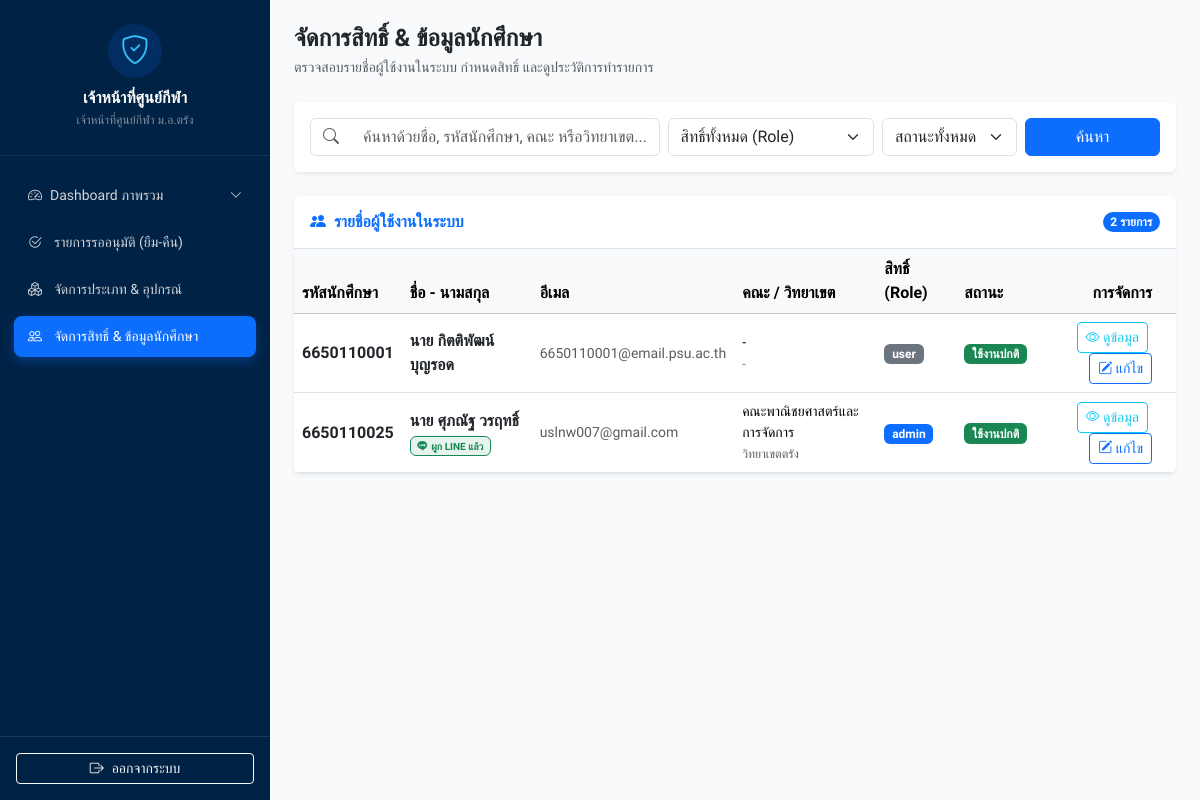
The app's page /admin/users.php (signed in), older data.
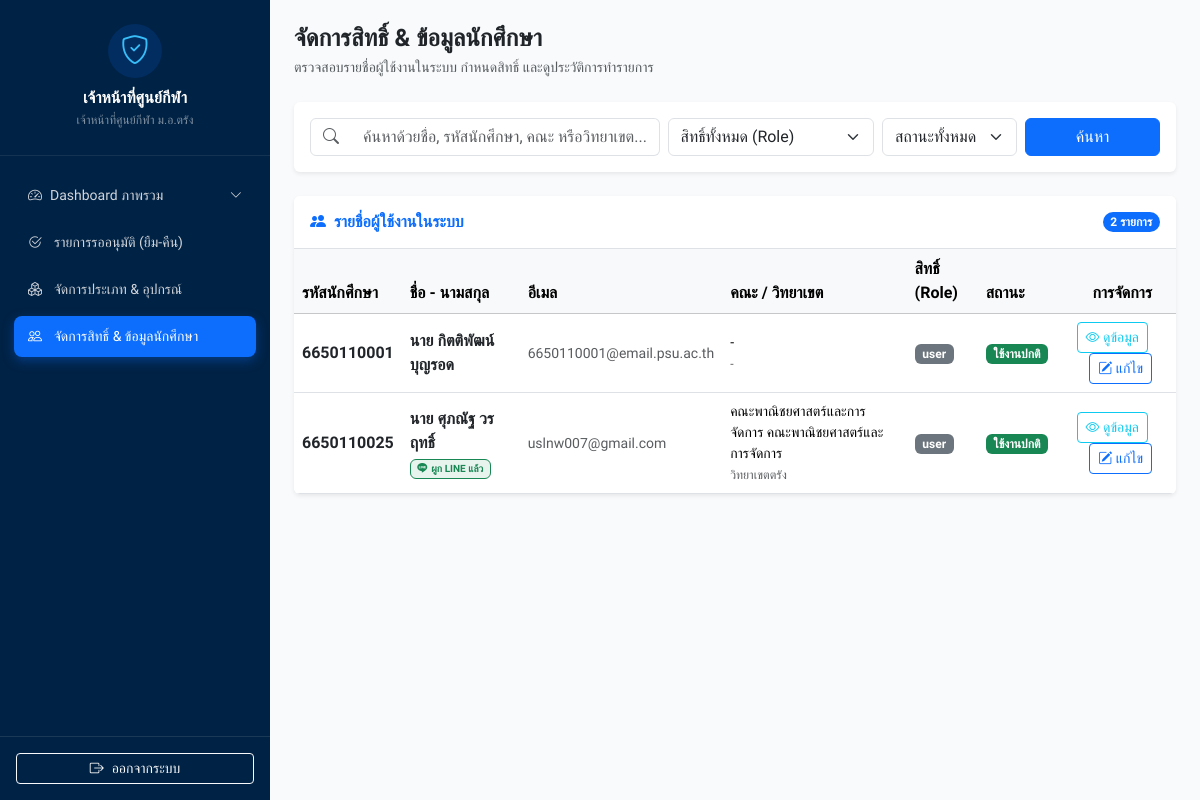
The same page, newer data.
### tables this page shows
CREATE TABLE IF NOT EXISTS `user` (
  `user_id` int(11) NOT NULL AUTO_INCREMENT,
  `line_user_id` varchar(255) DEFAULT NULL,
  `student_id` varchar(50) DEFAULT NULL,
  `full_name` varchar(255) DEFAULT NULL,
  `email` varchar(255) DEFAULT NULL,
  `gender` varchar(20) DEFAULT NULL,
  `national_id` varchar(13) DEFAULT NULL,
  `faculty` varchar(100) DEFAULT NULL,
  `campus` varchar(100) DEFAULT NULL,
  `role` enum('user','admin') DEFAULT 'user',
  `status` enum('active','inactive','graduated') DEFAULT 'active',
  `enrollment_year` int(4) DEFAULT NULL,
  `created_at` timestamp NOT NULL DEFAULT current_timestamp(),
  PRIMARY KEY (`user_id`),
  UNIQUE KEY `line_user_id` (`line_user_id`),
  UNIQUE KEY `psu_passport_id` (`student_id`) USING BTREE
);

### admin/users.php (the view, shortened to what the changed rows need)
<?php
require_once '../config/db.php';
$conditions = [];$params = [];
$whereSql = !empty($conditions) ? "WHERE " . implode(" AND ", $conditions) : "";
$stmt =$pdo->prepare("SELECT u.* FROM user u $whereSql ORDER BY u.user_id DESC");
$stmt->execute($params);
$userList =$stmt->fetchAll(PDO::FETCH_ASSOC);
?>
<!DOCTYPE html>
<html lang="th">
<head>
</head>
<body class="d-flex">
    <?php include '../components/sidebar.php'; ?>
    <div class="flex-grow-1 p-4" style="background-color: #f8fafc; min-height: 100vh;">
        <div class="card card-custom p-0 overflow-hidden border-0 shadow-sm">
            <div class="table-responsive">
                <table class="table table-hover mb-0 align-middle">
                    <thead class="table-light text-secondary">
                        <tr>
                            <th>รหัสนักศึกษา</th>
                            <th>ชื่อ - นามสกุล</th>
                            <th>อีเมล</th>
                            <th>คณะ / วิทยาเขต</th>
                            <th>สิทธิ์ (Role)</th>
                            <th>สถานะ</th>
                            <th class="text-end pe-4">การจัดการ</th>
                        </tr>
                    </thead>
                    <tbody>
                        <?php foreach ($userList as$u): ?>
                        <tr>
                            <td class="fw-semibold text-dark">
                                <?= htmlspecialchars($u['student_id'] ?? '-') ?>
                            </td>
                            <td>
                                <div class="fw-bold text-dark"><?= htmlspecialchars($u['full_name'] ?? 'ไม่ระบุชื่อ') ?></div>
                                <?php if (!empty($u['line_user_id'])): ?>
                                    <span class="badge bg-success bg-opacity-10 text-success border border-success" style="font-size: 10px;">
                                        <i class="bi bi-line me-1"></i>ผูก LINE แล้ว
                                    </span>
                                <?php endif; ?>
                            </td>
                            <td class="small text-muted"><?= htmlspecialchars($u['email'] ?? '-') ?></td>
                            <td class="small">
                                <div><?= htmlspecialchars($u['faculty'] ?? '-') ?></div>
                                <small class="text-muted"><?= htmlspecialchars($u['campus'] ?? '-') ?></small>
                            </td>
                            <td>
                                <?php if ($u['role'] === 'admin'): ?>
                                    <span class="badge bg-primary px-2.5 py-1">admin</span>
                                <?php else: ?>
                                    <span class="badge bg-secondary px-2.5 py-1">user</span>
                                <?php endif; ?>
                            </td>
                            <td>
                                <?php if ($u['status'] === 'active'): ?>
                                    <span class="badge bg-success">ใช้งานปกติ</span>
                                <?php elseif ($u['status'] === 'inactive'): ?>
                                    <span class="badge bg-danger">ระงับใช้งาน</span>
                                <?php elseif ($u['status'] === 'graduated'): ?>
                                    <span class="badge bg-warning text-dark">จบการศึกษา</span>
                                <?php else: ?>
                                    <span class="badge bg-secondary"><?= htmlspecialchars($u['status']) ?></span>
                                <?php endif; ?>
                            </td>
                            <td class="text-end pe-4">
                                <button type="button" class="btn btn-sm btn-outline-info px-2.5 fw-medium me-1" onclick="viewUserDetail(<?= $u['user_id'] ?>)">
                                    <i class="bi bi-eye"></i> ดูข้อมูล
                                </button>
                                <button type="button" class="btn btn-sm btn-outline-primary px-2.5 fw-medium" onclick='openEditUserModal(<?= json_encode($u, JSON_UNESCAPED_UNICODE) ?>)'>
                                    <i class="bi bi-pencil-square"></i> แก้ไข
                                </button>
                            </td>
                        </tr>
                        <?php endforeach; ?>
                    </tbody>
                </table>
            </div>
        </div>
    </div>
</body>
</html>

Row changes from the older to the newer data that the page shows:
changed user "นาย ศุภณัฐ วรฤทธิ์": faculty "คณะพาณิชยศาสตร์และการจัดการ" → "คณะพาณิชยศาสตร์และการจัดการ คณะพาณิชยศาสตร์และการจัดการ"; role "admin" → "user"
